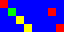

A level layout from a 2D game, rendered from its tile map. Below: a short description, then the map file with its tile-grid data intact:
An orthogonal 8x4 tile map with 8x8 px tiles, 5 tile layers (far, far2, main, main2, ...), 1 hidden layer not drawn, 1 image layer and 1 object.

<map version="1.10" tiledversion="1.10.2" orientation="orthogonal" renderorder="right-down" width="8" height="4" tilewidth="8" tileheight="8" infinite="0" parallaxoriginx="16" parallaxoriginy="8" nextlayerid="9" nextobjectid="2">
 <tileset firstgid="1" name="parallax_tiles" tilewidth="8" tileheight="8" tilecount="4" columns="4">
  <image source="parallax_tiles.png" width="32" height="8" />
  <tile id="0">
   <animation>
    <frame tileid="0" duration="100" />
    <frame tileid="1" duration="100" />
   </animation>
  </tile>
 </tileset>
 <imagelayer id="8" name="sky" offsetx="4" parallaxx="0.1" parallaxy="0" repeatx="1">
  <image source="parallax_sky.png" width="16" height="8" />
 </imagelayer>
 <layer id="1" name="far" width="8" height="4" parallaxx="0.5" parallaxy="0.5">
  <data encoding="csv">
1,3,3,3,3,3,3,3,
3,3,3,3,3,3,3,3,
3,3,3,3,3,3,3,3,
3,3,3,3,3,3,3,1
</data>
 </layer>
 <layer id="2" name="hidden" width="8" height="4" visible="0" parallaxx="2" parallaxy="2">
  <data encoding="csv">
4,4,4,4,4,4,4,4,
4,4,4,4,4,4,4,4,
4,4,4,4,4,4,4,4,
4,4,4,4,4,4,4,4
</data>
 </layer>
 <layer id="3" name="far2" width="8" height="4" parallaxx="0.5" parallaxy="0.5">
  <data encoding="csv">
0,0,0,0,0,0,0,0,
0,0,0,0,0,0,0,0,
0,0,0,0,0,0,0,0,
0,0,0,0,0,0,0,0
</data>
 </layer>
 <objectgroup id="4" name="objects">
  <object id="1" x="8" y="8" width="8" height="8" />
 </objectgroup>
 <layer id="5" name="main" width="8" height="4">
  <data encoding="csv">
0,0,0,0,0,0,0,0,
0,2,0,0,0,0,1,0,
0,0,0,0,0,0,0,0,
0,0,0,0,0,0,0,0
</data>
 </layer>
 <layer id="6" name="main2" width="8" height="4" parallaxx="1" parallaxy="1">
  <data encoding="csv">
0,0,0,0,0,0,0,0,
0,0,0,0,0,0,0,0,
0,0,4,0,0,0,0,0,
0,0,0,0,0,0,0,0
</data>
 </layer>
 <layer id="7" name="front" width="8" height="4" parallaxx="1.25" parallaxy="1">
  <data encoding="csv">
0,0,0,0,0,0,0,0,
0,0,0,0,0,0,0,0,
0,0,0,0,0,0,0,0,
0,0,0,4,0,0,0,0
</data>
 </layer>
</map>
